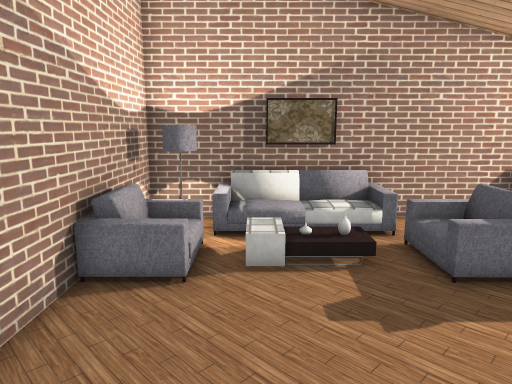
View 1 (above)

12 first-person views from a walk through a Unity game level. The camera is 1.4 m above the floor, tilts 10° down and sees 70° across. The floor is counted in squares, 0.5 m on a side. Each view is taken from the middle of a square. On the plan, view 1 faces up. The plan holds only what a view shows up to about 20 squares ahead; the rest is blank. The place goes on beyond the plan. Some surface patterns are stand-ins.

View 2
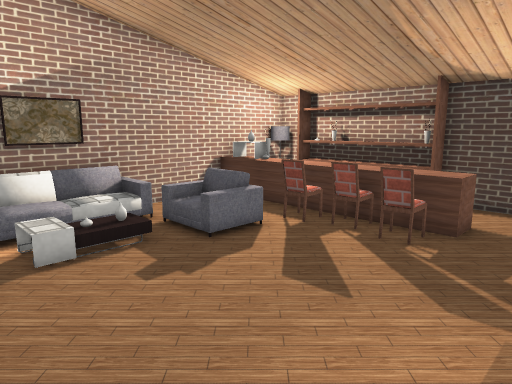

View 3
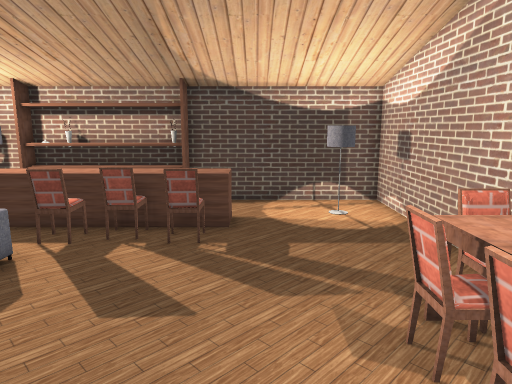

View 4
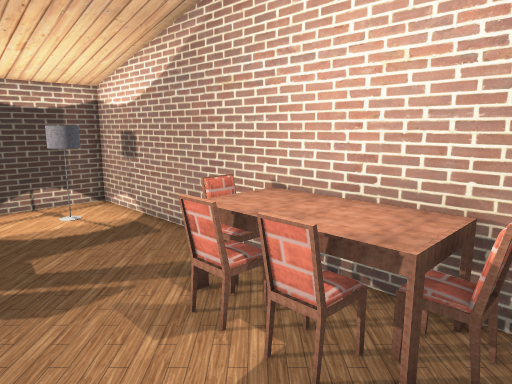

View 5
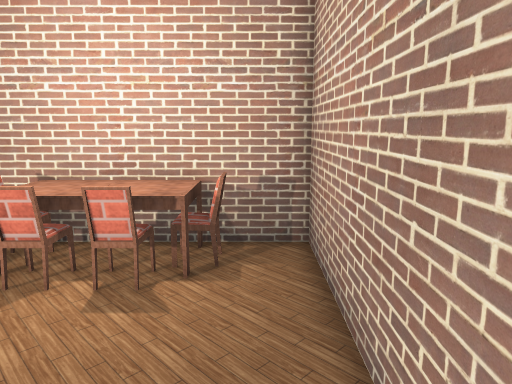

View 6
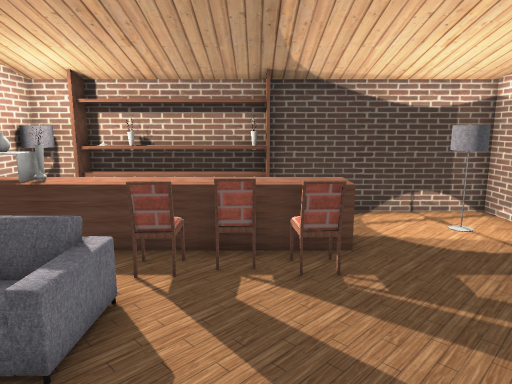

View 7
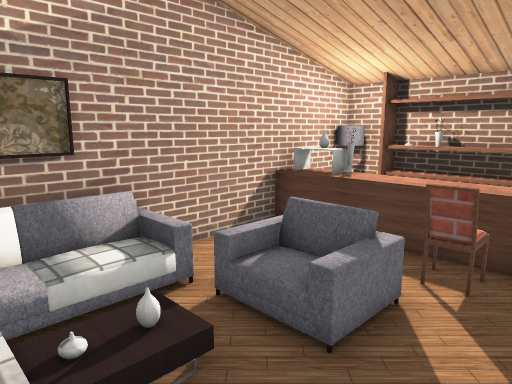

View 8
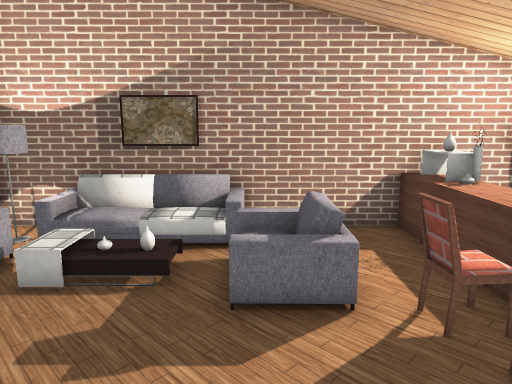

View 9
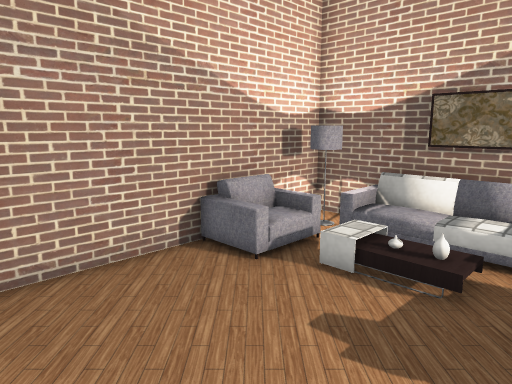

View 10
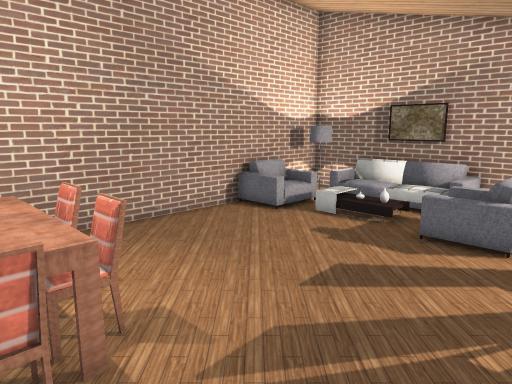

View 11
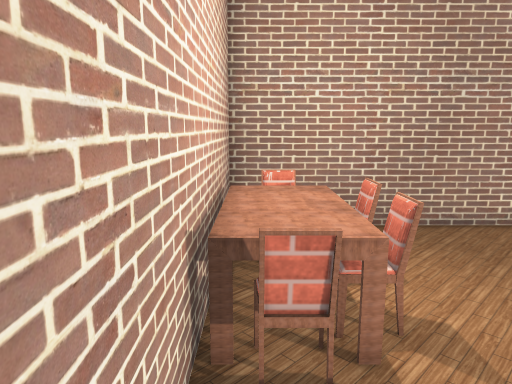

View 12
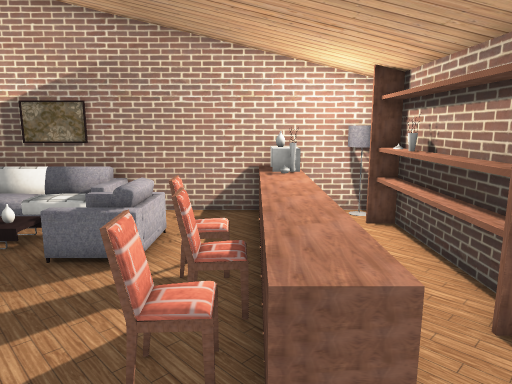

### Floor plan
Key: @ floor where view 1 was taken; # wall or solid block; . main floor; : floor 0.25 m higher than the main floor; / step, stairs or slope; = window, fence, low wall or low ledge; ^ raised ledge; S sofa; M mirror; C chair; T table; A vase; O other object.
Columns run from 3 left of view 1 to 12 right of it. Each row starts with its distance up from view 1.
 11 ##SSMMSS######O#
 10 #OSOOOSS...#T.O#
  9 #.S/..S....^O =O
  8 #O//:/.OO..^^ =A
  7 CO/////OO..^^ =#
  6 CC.....CCCC^^ =#
  5 #.........C^^ =#
  4 #.........C^^.=#
  3 #.........C^^..#
  2 #..........^^..#
  1 #..............#
  0 #..@...........#
 -1 #..CCC.......O.#
 -2 #.CTTTCC.....O.#
 -3 #.CTTTCC.......#
 -4 ################

Where each view was taken, in squares from view 1:
view 1: 0 up, 0 right, facing up
view 2: 1 down, 2 left, facing up-right
view 3: 1 up, 2 left, facing right
view 4: 2 up, 2 left, facing down-right
view 5: 5 up, 2 left, facing down
view 6: 4 up, 0 right, facing right
view 7: 4 up, 0 right, facing up-right
view 8: 1 up, 4 right, facing up
view 9: 1 up, 4 right, facing up-left
view 10: 3 down, 7 right, facing up-left
view 11: 3 down, 7 right, facing left
view 12: 1 down, 8 right, facing up
